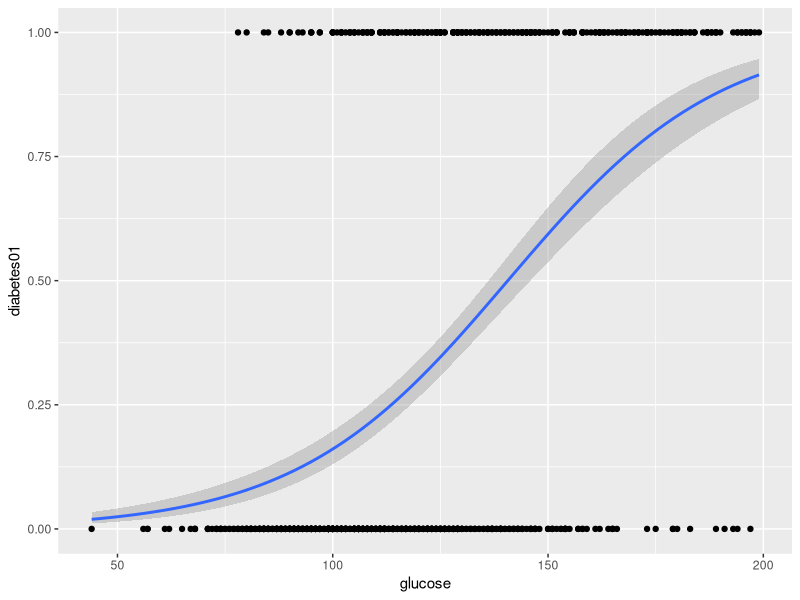
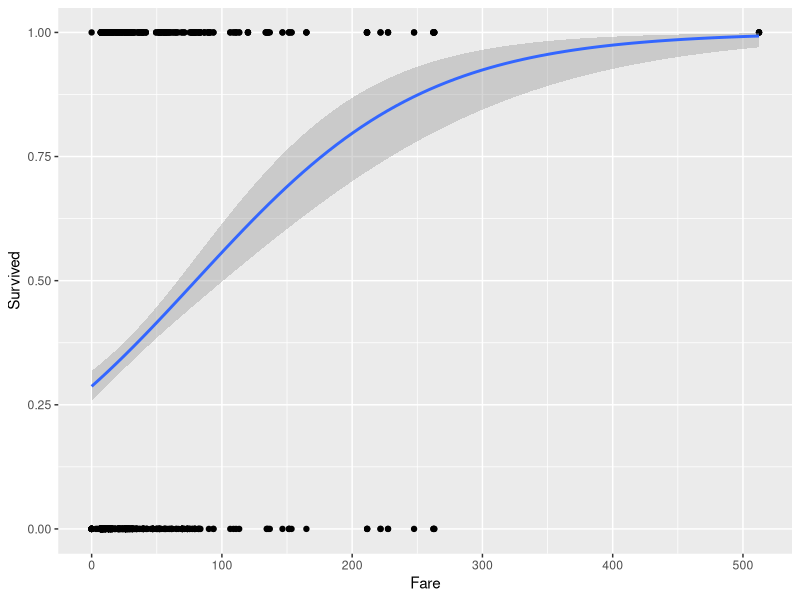

R code for these plots, in order:
## ---- chunk 1
# paquetes
library(tidyverse)
library(caret)
library(mlbench)
# cargar datos (estos son directamente del paquete mlbench, en su caso debe usar readxl o similar)
data("PimaIndiansDiabetes2", package = "mlbench")
# inspeccionar los datos
sample_n(PimaIndiansDiabetes2, 6)
## ---- chunk 2
library(MASS)
# Fit the model
model <- glm(diabetes ~., data = PimaIndiansDiabetes2, family = binomial())
# Summarize the final selected model
summary(model)
## ---- chunk 3
# odds
exp(cbind(OR = coef(model), confint(model)))
## ---- chunk 4
library(ggplot2)
#pasar datos de diabetes "pos" y "neg" a 1s y 0s
diabetes01 <- ifelse(PimaIndiansDiabetes2$diabetes == "pos", 1, 0)
#gráfica con curva logística
ggplot(PimaIndiansDiabetes2, aes(x=glucose, y=diabetes01, na.rm = TRUE)) +
  geom_point() +
  geom_smooth(method = "glm", 
    method.args = list(family = "binomial"), 
    se = TRUE)
## ---- chunk 5
# Split the data into training and test set
set.seed(123)
training.samples <- PimaIndiansDiabetes2$diabetes %>% 
  createDataPartition(p = 0.8, list = FALSE)
train.data  <- PimaIndiansDiabetes2[training.samples, ]
test.data <- PimaIndiansDiabetes2[-training.samples, ]
## ---- chunk 6
library(MASS)
# Fit the model
model_t <- glm(diabetes ~ ., data = train.data, family = binomial)
# Summarize the final selected model
summary(model_t)
## ---- chunk 7
# Make predictions
probabilities <- model_t %>% predict(test.data, type = "response")
predicted.classes <- ifelse(probabilities > 0.5, "pos", "neg")
# Prediction accuracy
observed.classes <- test.data$diabetes
mean(predicted.classes == observed.classes, na.rm = TRUE)
## ---- chunk 8
library(readxl)
titanic <- read_excel("Titanic.xlsx", na = "NA")
head(titanic)
## ---- chunk 9
library(ggplot2)
library(MASS)
# Fit the model
model_1 <- glm(Survived ~ Pclass + Sex + Age + SibSp + Parch + Fare, data = titanic, family = binomial())
# Summarize the selected model
summary(model_1)
# OD ratios
exp(cbind(OR = coef(model_1), confint(model_1)))
#gráfica con curva logística
ggplot(titanic, aes(x=Fare, y=Survived, na.rm = TRUE)) +
  geom_point() +
  geom_smooth(method = "glm", 
    method.args = list(family = "binomial"), 
    se = TRUE)
## ---- chunk 10
set.seed(123)
training.samples <- c(titanic$Survived) %>% 
  createDataPartition(p = 0.8, list = FALSE)
train.data_t  <- titanic[training.samples, ]
test.data_t <- titanic[-training.samples, ]
## ---- chunk 11
library(MASS)
# Fit the model
model_tt <- glm(Survived ~ Pclass + Sex + Age + SibSp + Parch + Fare, data = train.data_t, family = binomial)
# Summarize the final selected model
summary(model_tt)
## ---- chunk 12
# Make predictions
probabilities <- model_tt %>% predict(test.data_t, type = "response")
predicted.classes <- ifelse(probabilities > 0.5, "1", "0")
# Prediction accuracy
observed.classes <- test.data_t$Survived
mean(predicted.classes == observed.classes, na.rm = TRUE)
